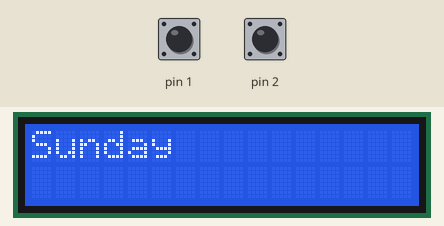
Recording of a sketch running on a simulated Arduino Uno, built with avr-gcc and run on an emulated ATmega328P. Parts: 16×2 character LCD. The inputs (shaded band) are chosen by the test bench; at power-on: pin 1 HIGH, pin 2 HIGH.

Above: at 1.3 s.
1.4 s: pin 1 pulled LOW for 0.15 s
At 2.4 s:
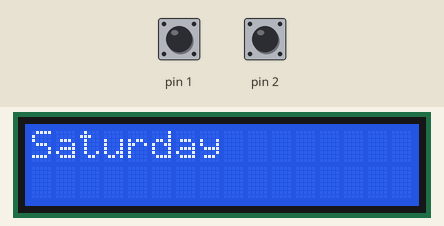
3.0 s: pin 1 pulled LOW for 1 s
At 3.5 s:
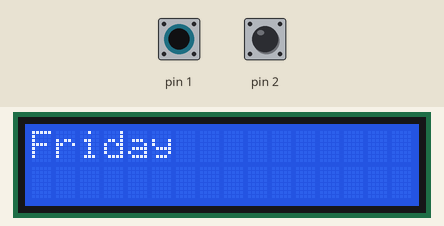
5.5 s: pin 1 pulled LOW for 0.15 s
At 6.7 s:
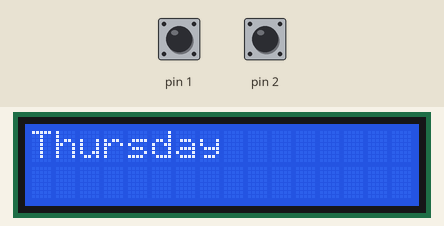
7.1 s: pin 1 pulled LOW for 3.2 s
At 7.9 s:
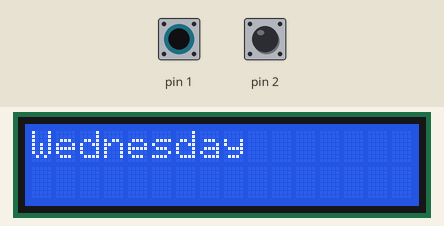
11.8 s: pin 1 pulled LOW for 0.15 s
At 12.6 s:
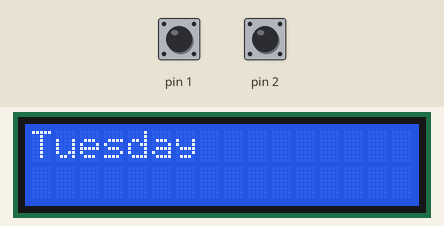
13.4 s: pin 1 pulled LOW for 1 s
At 13.8 s:
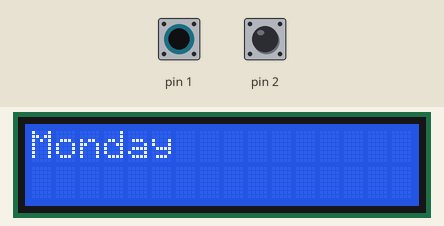
Timing chart, 0 to 16.4 s (numbered marks = the images above; inputs shaded):
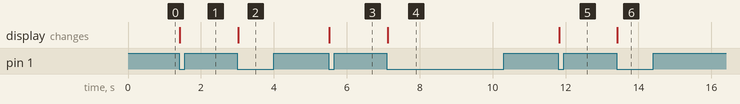

Measured:
- after the input at 1.4 s, the display: changes at once (image 1)
- after the input at 3.0 s, the display: changes at once (image 2)
- after the input at 5.5 s, the display: changes at once (image 3)
- after the input at 7.1 s, the display: changes at once (image 4)
- after the input at 11.8 s, the display: changes at once (image 5)
- after the input at 13.4 s, the display: changes at once (image 6)

The sketch:

display-button.ino
```cpp
#include <DS3231.h>
#include <Wire.h>
#include <LiquidCrystal_I2C.h>

LiquidCrystal_I2C lcd(0x27, 16, 2);
String daysOfTheWeek[7] = {"Sunday", "Monday", "Tuesday", "Wednesday", "Thursday", "Friday", "Saturday"};
int i = 0, buttonPrev, buttonNext;
bool statePrev = false, stateNext = false;

void prin() {
  lcd.setCursor(0, 0);
  lcd.print("                ");
  lcd.setCursor(0, 0);
  lcd.print(daysOfTheWeek[i]);
}

void setup() {
  lcd.init();
  lcd.init();
  lcd.backlight();
  pinMode(1, INPUT_PULLUP);
  pinMode(2, INPUT_PULLUP);
  prin();
}

void loop() {
  buttonPrev = digitalRead(1);
  buttonNext = digitalRead(2);
  if (buttonNext == LOW && !stateNext) {
    if (i == 6) i = 0;
    else i++;
    prin();
    stateNext = !stateNext;
    delay(100);
  }

  if (buttonPrev == HIGH && statePrev) {
    statePrev = !statePrev;
  }

  if (buttonPrev == LOW && !statePrev) {
    if (i == 0) i = 6;
    else i--;
    prin();
    statePrev = !statePrev;
    delay(100);
  }

  if (buttonNext == HIGH && stateNext) {
    stateNext = !stateNext;
  }
}
```
